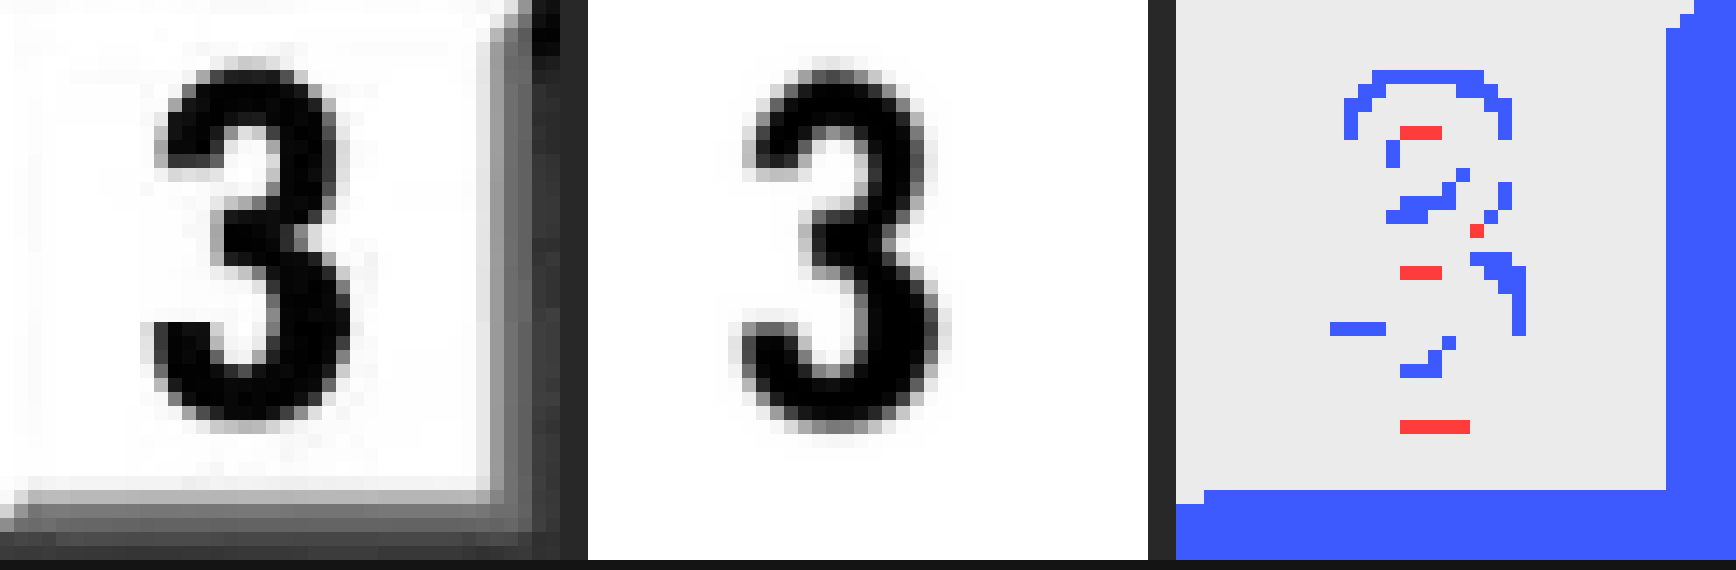

Reproduce this figure in Python.
"""Compara o dígito real (pixels da captura) com a fonte renderizada na mesma grade de pixels."""
import sys
import numpy as np
import cv2
from PIL import Image, ImageDraw, ImageFont

src = Image.open("src.png").convert("RGB")
want = sys.argv[1] if len(sys.argv) > 1 else "348"
font_path = sys.argv[2] if len(sys.argv) > 2 else "../F1Broadcast98-Box.ttf"
tiles = {"1": (5, 12), "2": (5, 57), "3": (5, 104), "4": (5, 148), "5": (471, 12), "6": (471, 57), "7": (471, 104), "8": (471, 148)}
SS = 16
TW = 40
f = ImageFont.truetype(font_path, int(round(25 / 0.7 * SS)))
Z = 14                       # ampliação (nearest) para exibir

panels = []
for d in want:
    x0, y0 = tiles[d]
    o = np.asarray(src.crop((x0, y0, x0 + TW, y0 + TW)).convert("RGB"), float)
    ink_o = np.clip(1 - o[..., 0] / 255.0, 0, 1)            # canal R: preto = 1, amarelo = 0
    big = Image.new("L", (TW * SS, TW * SS), 255)
    dr = ImageDraw.Draw(big)
    bb = f.getbbox(d, anchor="ls")
    gx = int((TW * SS - (bb[2] - bb[0])) / 2 - bb[0])
    gy = int(TW * SS * 0.52 + 25 * SS / 2)
    dr.text((gx, gy), d, font=f, fill=0, anchor="ls")
    arr = 1 - np.asarray(big, float) / 255.0
    best = None
    for dy in range(-3 * SS, 3 * SS + 1, 4):
        for dx in range(-3 * SS, 3 * SS + 1, 4):
            sh = np.roll(np.roll(arr, dy, 0), dx, 1)
            low = sh.reshape(TW, SS, TW, SS).mean((1, 3))
            err = np.abs(low - ink_o)[4:36, 4:36].sum()
            if best is None or err < best[0]:
                best = (err, dx, dy, low)
    _, dx, dy, low0 = best
    sh0 = np.roll(np.roll(arr, dy, 0), dx, 1)
    bs = None
    for sg in [0.0, 0.3, 0.45, 0.6, 0.75, 0.9, 1.1]:
        bl = cv2.GaussianBlur(sh0.astype(np.float32), (0, 0), max(sg * SS, 0.01)) if sg > 0 else sh0
        lw = bl.reshape(TW, SS, TW, SS).mean((1, 3))
        er = np.abs(lw - ink_o)[4:36, 4:36].sum()
        if bs is None or er < bs[0]:
            bs = (er, sg, lw)
    print(d, "erro sem desfoque %.1f; melhor sigma %.2f -> erro %.1f" % (best[0], bs[1], bs[0]))
    low = bs[2]
    diff = low - ink_o                                        # + = meu desenho tem tinta a mais
    h, w = ink_o.shape
    img = np.full((h, w * 3 + 4, 3), 40, np.uint8)
    img[:, :w] = (255 * (1 - ink_o))[..., None].astype(np.uint8)
    img[:, w + 2:2 * w + 2] = (255 * (1 - low))[..., None].astype(np.uint8)
    dc = np.full((h, w, 3), 255, np.uint8)
    dc[diff > 0.15] = (255, 60, 60)                           # sobra no meu
    dc[diff < -0.15] = (60, 90, 255)                          # falta no meu
    dc[np.abs(diff) <= 0.15] = (235, 235, 235)
    img[:, 2 * w + 4:] = dc
    big_img = Image.fromarray(img).resize((img.shape[1] * Z, img.shape[0] * Z), Image.NEAREST)
    panels.append(big_img)
W = max(p.width for p in panels)
Ht = sum(p.height for p in panels) + 10 * len(panels)
out = Image.new("RGB", (W, Ht), (20, 20, 20))
y = 0
for p in panels:
    out.paste(p, (0, y))
    y += p.height + 10
out.save("pixel_diff.png")
print(out.size)
